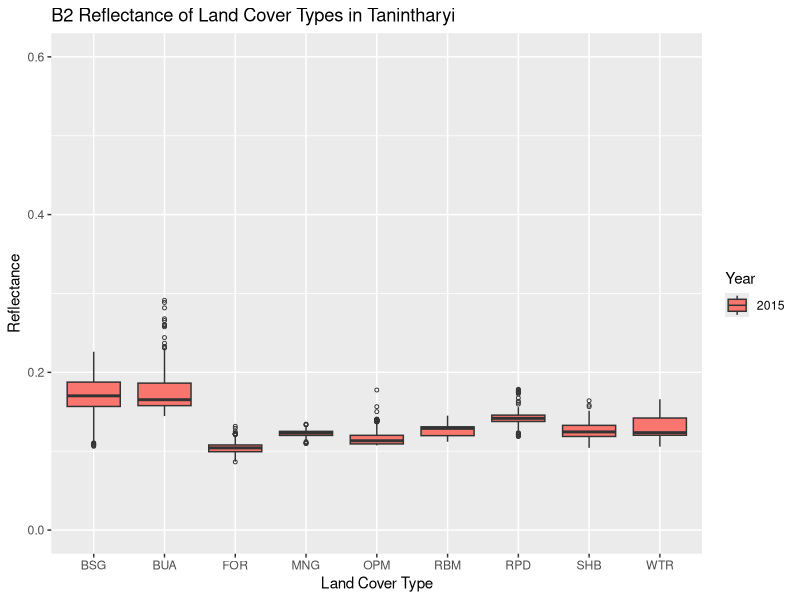
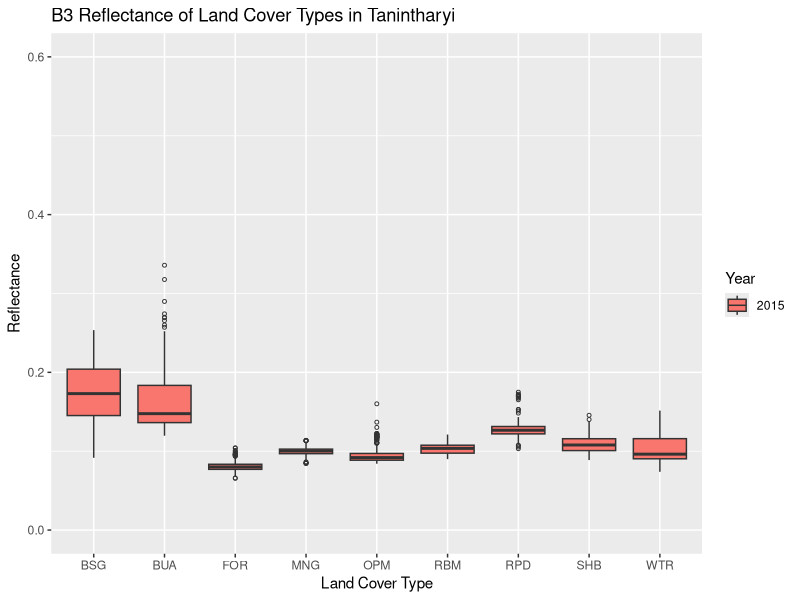
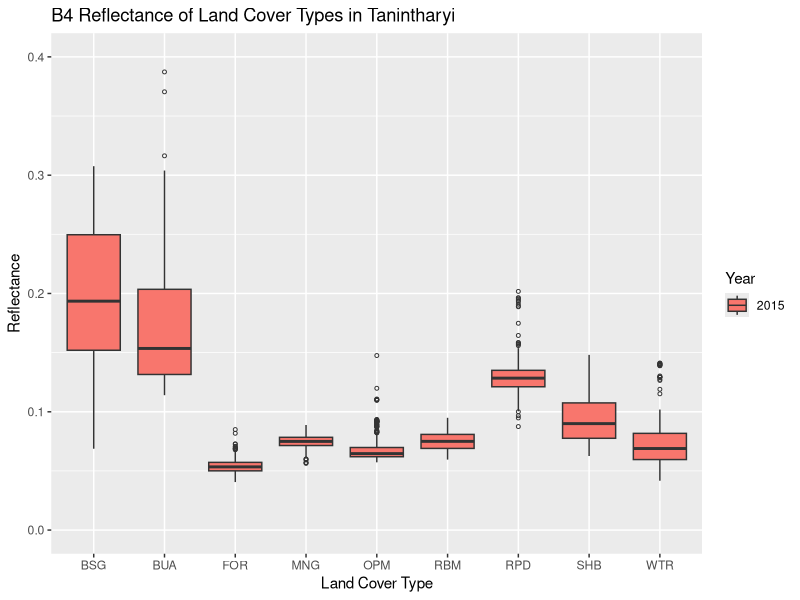
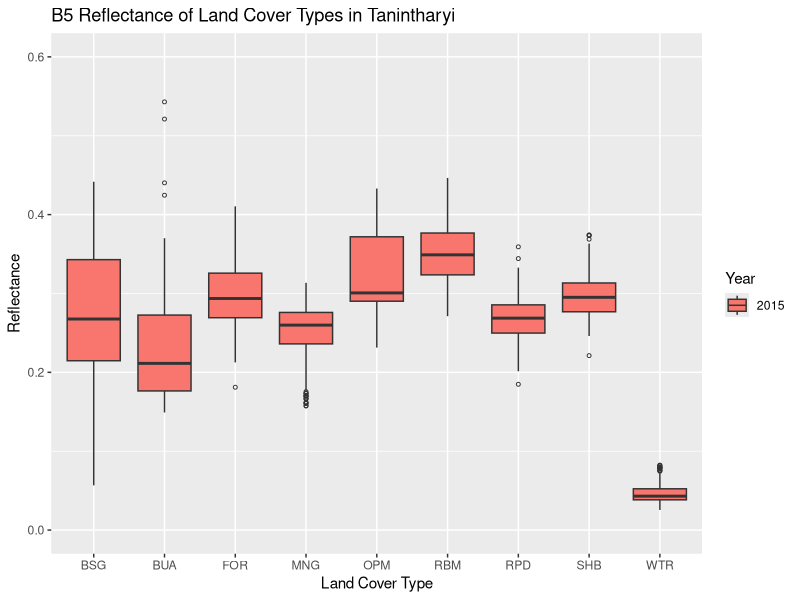
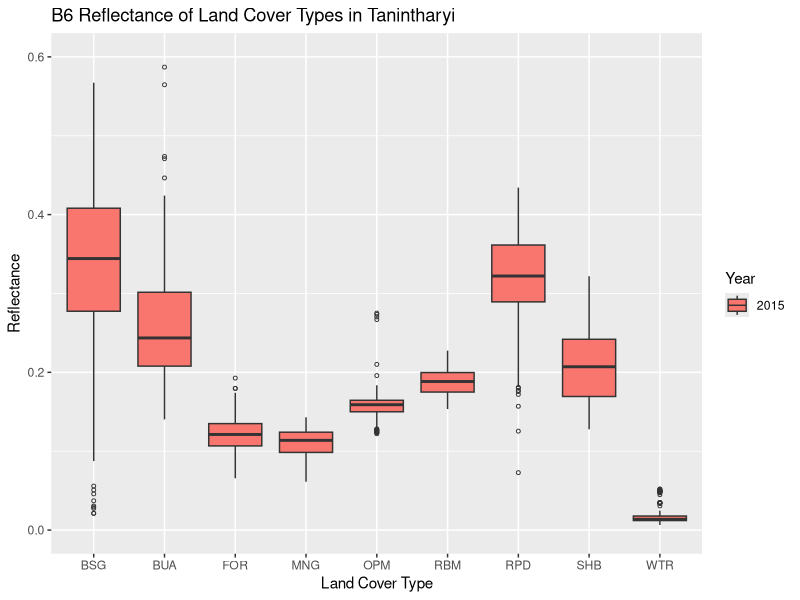
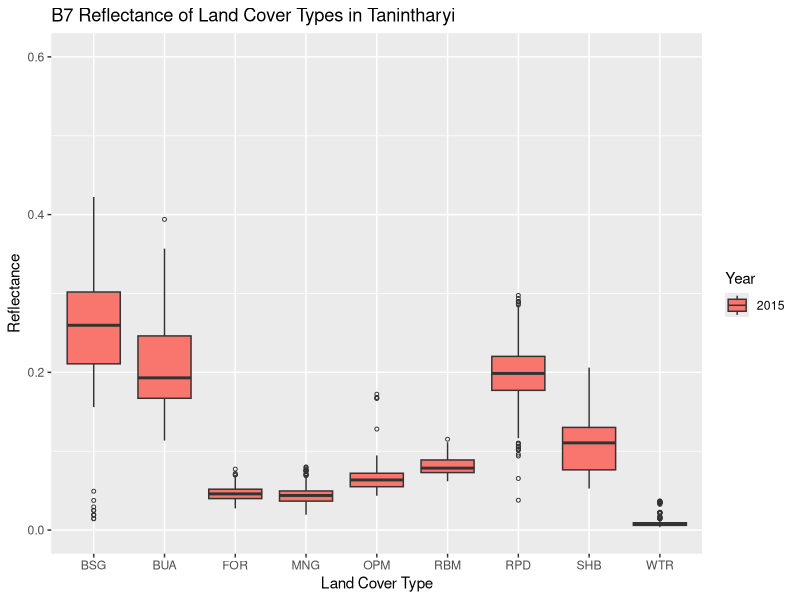
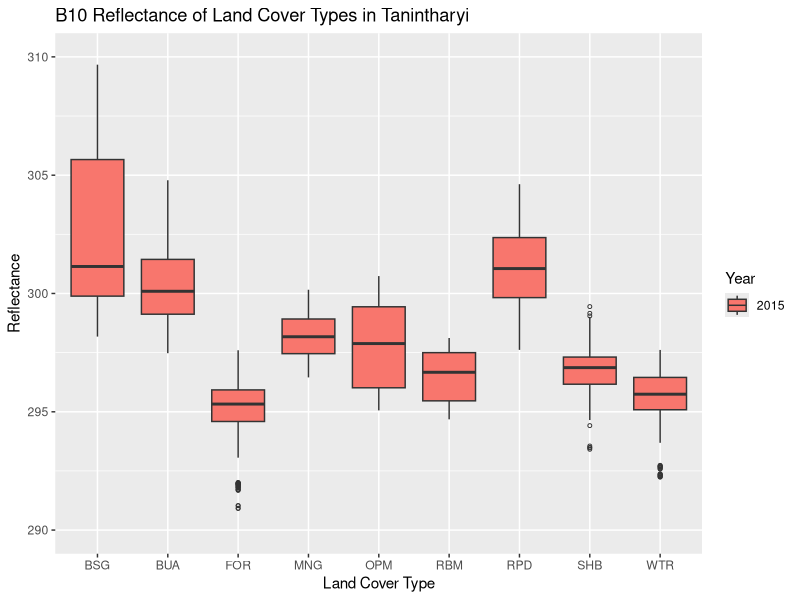
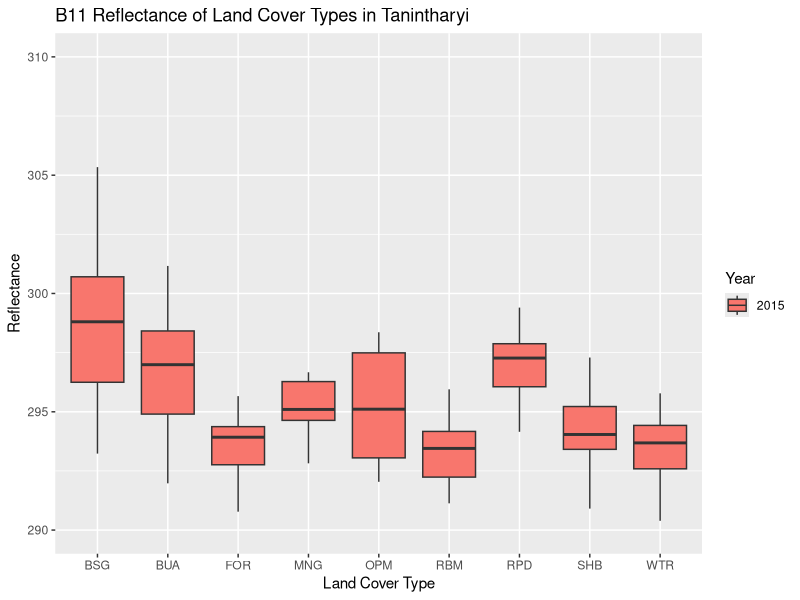

Recreate these plots in R, in order.
# This R script generates box-whisker plots using ggplot2 package to visualise the
# distribution of values for each predictor variable across 9 land cover types 
# derived from combined Landsat and L-band SAR data covering Tanintharyi, Myanmar.
#
# Land cover types include: forest (FOR); mangrove (MNG); oil palm mature (OPM);
# rubber mature (RBM); shrub/orchard (SHB); rice paddy (RPD); built-up area (BUA);
# bare soil/ground (BSG); and water (WTR).
#
# Script By:      Jose Don T De Alban
# Date Created:   17 Feb 2017
# Last Modified:  22 Feb 2017

# LOAD LIBRARIES AND DATA

# Set working directory
setwd("/Users/dondealban/Desktop/Scripts/")

# Load the required R libraries
library(ggplot2)

# Read data, define variables, and store data in variables
data <- read.csv(file="SetD_2015_LP_1D_30m_RF_9CL_ForR.csv", header=TRUE, sep=",")

# GENERATE PLOTS
# Generate boxplots of land cover types for each predictor variable

# B2
optB2 <- ggplot() + geom_boxplot(aes(y = B2, x = LC_TYPE, fill=factor(YEAR)), data=data, outlier.shape = 1, outlier.size = 1)
optB2 <- optB2 + labs(title="B2 Reflectance of Land Cover Types in Tanintharyi", x="Land Cover Type", y="Reflectance", fill="Year")
optB2 <- optB2 + ylim(0,0.6)

# B3
optB3 <- ggplot() + geom_boxplot(aes(y = B3, x = LC_TYPE, fill=factor(YEAR)), data=data, outlier.shape = 1, outlier.size = 1)
optB3 <- optB3 + labs(title="B3 Reflectance of Land Cover Types in Tanintharyi", x="Land Cover Type", y="Reflectance", fill="Year")
optB3 <- optB3 + ylim(0,0.6)

# B4
optB4 <- ggplot() + geom_boxplot(aes(y = B4, x = LC_TYPE, fill=factor(YEAR)), data=data, outlier.shape = 1, outlier.size = 1)
optB4 <- optB4 + labs(title="B4 Reflectance of Land Cover Types in Tanintharyi", x="Land Cover Type", y="Reflectance", fill="Year")
optB4 <- optB4 + ylim(0,0.4)

# B5
optB5 <- ggplot() + geom_boxplot(aes(y = B5, x = LC_TYPE, fill=factor(YEAR)), data=data, outlier.shape = 1, outlier.size = 1)
optB5 <- optB5 + labs(title="B5 Reflectance of Land Cover Types in Tanintharyi", x="Land Cover Type", y="Reflectance", fill="Year")
optB5 <- optB5 + ylim(0,0.6)

# B6
optB6 <- ggplot() + geom_boxplot(aes(y = B6, x = LC_TYPE, fill=factor(YEAR)), data=data, outlier.shape = 1, outlier.size = 1)
optB6 <- optB6 + labs(title="B6 Reflectance of Land Cover Types in Tanintharyi", x="Land Cover Type", y="Reflectance", fill="Year")
optB6 <- optB6 + ylim(0,0.6)

# B7
optB7 <- ggplot() + geom_boxplot(aes(y = B7, x = LC_TYPE, fill=factor(YEAR)), data=data, outlier.shape = 1, outlier.size = 1)
optB7 <- optB7 + labs(title="B7 Reflectance of Land Cover Types in Tanintharyi", x="Land Cover Type", y="Reflectance", fill="Year")
optB7 <- optB7 + ylim(0,0.6)

# B10
optB10 <- ggplot() + geom_boxplot(aes(y = B10, x = LC_TYPE, fill=factor(YEAR)), data=data, outlier.shape = 1, outlier.size = 1)
optB10 <- optB10 + labs(title="B10 Reflectance of Land Cover Types in Tanintharyi", x="Land Cover Type", y="Reflectance", fill="Year")
optB10 <- optB10 + ylim(290,310)

# B11
optB11 <- ggplot() + geom_boxplot(aes(y = B11, x = LC_TYPE, fill=factor(YEAR)), data=data, outlier.shape = 1, outlier.size = 1)
optB11 <- optB11 + labs(title="B11 Reflectance of Land Cover Types in Tanintharyi", x="Land Cover Type", y="Reflectance", fill="Year")
optB11 <- optB11 + ylim(290,310)

# EVI
optEVI <- ggplot() + geom_boxplot(aes(y = EVI, x = LC_TYPE, fill=factor(YEAR)), data=data, outlier.shape = 1, outlier.size = 1)
optEVI <- optEVI + labs(title="Enhanced Vegetation Index (EVI) of Land Cover Types in Tanintharyi", x="Land Cover Type", y="Value", fill="Year")
optEVI <- optEVI + ylim(-0.5,1)

# LSWI
optLSWI <- ggplot() + geom_boxplot(aes(y = LSWI, x = LC_TYPE, fill=factor(YEAR)), data=data, outlier.shape = 1, outlier.size = 1)
optLSWI <- optLSWI + labs(title="Land Surface Water Index (LSWI) of Land Cover Types in Tanintharyi", x="Land Cover Type", y="Value", fill="Year")
optLSWI <- optLSWI + ylim(-0.5,1)

# NDTI
optNDTI <- ggplot() + geom_boxplot(aes(y = NDTI, x = LC_TYPE, fill=factor(YEAR)), data=data, outlier.shape = 1, outlier.size = 1)
optNDTI <- optNDTI + labs(title="Normalised Difference Till Index (NDTI) of Land Cover Types in Tanintharyi", x="Land Cover Type", y="Value", fill="Year")
optNDTI <- optNDTI + ylim(0,1)

# NDVI
optNDVI <- ggplot() + geom_boxplot(aes(y = NDVI, x = LC_TYPE, fill=factor(YEAR)), data=data, outlier.shape = 1, outlier.size = 1)
optNDVI <- optNDVI + labs(title="Normalised Difference Vegetation Index (NDVI) of Land Cover Types in Tanintharyi", x="Land Cover Type", y="Value", fill="Year")
optNDVI <- optNDVI + ylim(-0.5,1)

# SATVI
optSATVI <- ggplot() + geom_boxplot(aes(y = SATVI, x = LC_TYPE, fill=factor(YEAR)), data=data, outlier.shape = 1, outlier.size = 1)
optSATVI <- optSATVI + labs(title="Soil-Adjusted Total Vegetation Index (SATVI) of Land Cover Types in Tanintharyi", x="Land Cover Type", y="Value", fill="Year")
optSATVI <- optSATVI + ylim(-0.5,1)

# HH
sarHH <- ggplot() + geom_boxplot(aes(y = HH, x = LC_TYPE, fill=factor(YEAR)), data=data, outlier.shape = 1, outlier.size = 1)
sarHH <- sarHH + labs(title="HH Sigma0 Backscatter of Land Cover Types in Tanintharyi", x="Land Cover Type", y="Value (dB)", fill="Year")
sarHH <- sarHH + ylim(-32,11)

# HH ASM
sarHH_ASM <- ggplot() + geom_boxplot(aes(y = HH_ASM, x = LC_TYPE, fill=factor(YEAR)), data=data, outlier.shape = 1, outlier.size = 1)
sarHH_ASM <- sarHH_ASM + labs(title="HH Angular Second Moment Texture Backscatter of Land Cover Types in Tanintharyi", x="Land Cover Type", y="Value", fill="Year")
sarHH_ASM <- sarHH_ASM + ylim(0.1,0.15)

# HH CON
sarHH_CON <- ggplot() + geom_boxplot(aes(y = HH_CON, x = LC_TYPE, fill=factor(YEAR)), data=data, outlier.shape = 1, outlier.size = 1)
sarHH_CON <- sarHH_CON + labs(title="HH Contrast Texture of Land Cover Types in Tanintharyi", x="Land Cover Type", y="Value", fill="Year")
sarHH_CON <- sarHH_CON + ylim(0,80000000)

# HH COR
sarHH_COR <- ggplot() + geom_boxplot(aes(y = HH_COR, x = LC_TYPE, fill=factor(YEAR)), data=data, outlier.shape = 1, outlier.size = 1)
sarHH_COR <- sarHH_COR + labs(title="HH Correlation Texture of Land Cover Types in Tanintharyi", x="Land Cover Type", y="Value", fill="Year")
sarHH_COR <- sarHH_COR + ylim(-0.5,0.5)

# HH DIS
sarHH_DIS <- ggplot() + geom_boxplot(aes(y = HH_DIS, x = LC_TYPE, fill=factor(YEAR)), data=data, outlier.shape = 1, outlier.size = 1)
sarHH_DIS <- sarHH_DIS + labs(title="HH Dissimilarity Texture of Land Cover Types in Tanintharyi", x="Land Cover Type", y="Value", fill="Year")
sarHH_DIS <- sarHH_DIS + ylim(0,7000)

# HH ENT
sarHH_ENT <- ggplot() + geom_boxplot(aes(y = HH_ENT, x = LC_TYPE, fill=factor(YEAR)), data=data, outlier.shape = 1, outlier.size = 1)
sarHH_ENT <- sarHH_ENT + labs(title="HH Entropy Texture of Land Cover Types in Tanintharyi", x="Land Cover Type", y="Value", fill="Year")
sarHH_ENT <- sarHH_ENT + ylim(2.1,2.4)

# HH IDM
sarHH_IDM <- ggplot() + geom_boxplot(aes(y = HH_IDM, x = LC_TYPE, fill=factor(YEAR)), data=data, outlier.shape = 1, outlier.size = 1)
sarHH_IDM <- sarHH_IDM + labs(title="HH Homogeneity Texture of Land Cover Types in Tanintharyi", x="Land Cover Type", y="Value", fill="Year")
sarHH_IDM <- sarHH_IDM + ylim(0,0.07)

# HH SAVG
sarHH_SAVG <- ggplot() + geom_boxplot(aes(y = HH_SAVG, x = LC_TYPE, fill=factor(YEAR)), data=data, outlier.shape = 1, outlier.size = 1)
sarHH_SAVG <- sarHH_SAVG + labs(title="HH Mean Texture of Land Cover Types in Tanintharyi", x="Land Cover Type", y="Value", fill="Year")
sarHH_SAVG <- sarHH_SAVG + ylim(-60000,20000)

# HH VAR
sarHH_VAR <- ggplot() + geom_boxplot(aes(y = HH_VAR, x = LC_TYPE, fill=factor(YEAR)), data=data, outlier.shape = 1, outlier.size = 1)
sarHH_VAR <- sarHH_VAR + labs(title="HH Variance Texture of Land Cover Types in Tanintharyi", x="Land Cover Type", y="Value", fill="Year")
sarHH_VAR <- sarHH_VAR + ylim(0,50000000)

# HV
sarHV <- ggplot() + geom_boxplot(aes(y = HV, x = LC_TYPE, fill=factor(YEAR)), data=data, outlier.shape = 1, outlier.size = 1)
sarHV <- sarHV + labs(title="HV Sigma0 Backscatter of Land Cover Types in Tanintharyi", x="Land Cover Type", y="Value (dB)", fill="Year")
sarHV <- sarHV + ylim(-40,0)

# HV ASM
sarHV_ASM <- ggplot() + geom_boxplot(aes(y = HV_ASM, x = LC_TYPE, fill=factor(YEAR)), data=data, outlier.shape = 1, outlier.size = 1)
sarHV_ASM <- sarHV_ASM + labs(title="HV Angular Second Moment Texture Backscatter of Land Cover Types in Tanintharyi", x="Land Cover Type", y="Value", fill="Year")
sarHV_ASM <- sarHV_ASM + ylim(0.1,0.15)

# HV CON
sarHV_CON <- ggplot() + geom_boxplot(aes(y = HV_CON, x = LC_TYPE, fill=factor(YEAR)), data=data, outlier.shape = 1, outlier.size = 1)
sarHV_CON <- sarHV_CON + labs(title="HV Contrast Texture of Land Cover Types in Tanintharyi", x="Land Cover Type", y="Value", fill="Year")
sarHV_CON <- sarHV_CON + ylim(0,80000000)

# HV COR
sarHV_COR <- ggplot() + geom_boxplot(aes(y = HV_COR, x = LC_TYPE, fill=factor(YEAR)), data=data, outlier.shape = 1, outlier.size = 1)
sarHV_COR <- sarHV_COR + labs(title="HV Correlation Texture of Land Cover Types in Tanintharyi", x="Land Cover Type", y="Value", fill="Year")
sarHV_COR <- sarHV_COR + ylim(-0.5,0.5)

# HV DIS
sarHV_DIS <- ggplot() + geom_boxplot(aes(y = HV_DIS, x = LC_TYPE, fill=factor(YEAR)), data=data, outlier.shape = 1, outlier.size = 1)
sarHV_DIS <- sarHV_DIS + labs(title="HV Dissimilarity Texture of Land Cover Types in Tanintharyi", x="Land Cover Type", y="Value", fill="Year")
sarHV_DIS <- sarHV_DIS + ylim(0,7000)

# HV ENT
sarHV_ENT <- ggplot() + geom_boxplot(aes(y = HV_ENT, x = LC_TYPE, fill=factor(YEAR)), data=data, outlier.shape = 1, outlier.size = 1)
sarHV_ENT <- sarHV_ENT + labs(title="HV Entropy Texture of Land Cover Types in Tanintharyi", x="Land Cover Type", y="Value", fill="Year")
sarHV_ENT <- sarHV_ENT + ylim(2.1,2.4)

# HV IDM
sarHV_IDM <- ggplot() + geom_boxplot(aes(y = HV_IDM, x = LC_TYPE, fill=factor(YEAR)), data=data, outlier.shape = 1, outlier.size = 1)
sarHV_IDM <- sarHV_IDM + labs(title="HV Homogeneity Texture of Land Cover Types in Tanintharyi", x="Land Cover Type", y="Value", fill="Year")
sarHV_IDM <- sarHV_IDM + ylim(0,0.07)

# HV SAVG
sarHV_SAVG <- ggplot() + geom_boxplot(aes(y = HV_SAVG, x = LC_TYPE, fill=factor(YEAR)), data=data, outlier.shape = 1, outlier.size = 1)
sarHV_SAVG <- sarHV_SAVG + labs(title="HV Mean Texture of Land Cover Types in Tanintharyi", x="Land Cover Type", y="Value", fill="Year")
sarHV_SAVG <- sarHV_SAVG + ylim(-60000,20000)

# HV VAR
sarHV_VAR <- ggplot() + geom_boxplot(aes(y = HV_VAR, x = LC_TYPE, fill=factor(YEAR)), data=data, outlier.shape = 1, outlier.size = 1)
sarHV_VAR <- sarHV_VAR + labs(title="HV Variance Texture of Land Cover Types in Tanintharyi", x="Land Cover Type", y="Value", fill="Year")
sarHV_VAR <- sarHV_VAR + ylim(10000,20000000)

# AVERAGE
sarAVE <- ggplot() + geom_boxplot(aes(y = AVE, x = LC_TYPE, fill=factor(YEAR)), data=data, outlier.shape = 1, outlier.size = 1)
sarAVE <- sarAVE + labs(title="Average HH & HV Backscatter of Land Cover Types in Tanintharyi", x="Land Cover Type", y="Value", fill="Year")
sarAVE <- sarAVE + ylim(0,40000)

# DIFFERENCE
sarDIF <- ggplot() + geom_boxplot(aes(y = DIF, x = LC_TYPE, fill=factor(YEAR)), data=data, outlier.shape = 1, outlier.size = 1)
sarDIF <- sarDIF + labs(title="HH - HV Backscatter of Land Cover Types in Tanintharyi", x="Land Cover Type", y="Value", fill="Year")
sarDIf <- sarDIF + ylim(-2000,30000)

# NDI
sarNDI <- ggplot() + geom_boxplot(aes(y = NDI, x = LC_TYPE, fill=factor(YEAR)), data=data, outlier.shape = 1, outlier.size = 1)
sarNDI <- sarNDI + labs(title="NDI Backscatter of Land Cover Types in Tanintharyi", x="Land Cover Type", y="Value", fill="Year")
sarNDI <- sarNDI + ylim(-0.2,1)

# NLI
sarNLI <- ggplot() + geom_boxplot(aes(y = NLI, x = LC_TYPE, fill=factor(YEAR)), data=data, outlier.shape = 1, outlier.size = 1)
sarNLI <- sarNLI + labs(title="NLI Backscatter of Land Cover Types in Tanintharyi", x="Land Cover Type", y="Value", fill="Year")
sarNLI <- sarNLI + ylim(100,10000)

# RATIO 1
sarRT1 <- ggplot() + geom_boxplot(aes(y = RT1, x = LC_TYPE, fill=factor(YEAR)), data=data, outlier.shape = 1, outlier.size = 1)
sarRT1 <- sarRT1 + labs(title="HH/HV Ratio of Land Cover Types in Tanintharyi", x="Land Cover Type", y="Value", fill="Year")
sarRT1 <- sarRT1 + ylim(0,20)

# RATIO 2
sarRT2 <- ggplot() + geom_boxplot(aes(y = RT2, x = LC_TYPE, fill=factor(YEAR)), data=data, outlier.shape = 1, outlier.size = 1)
sarRT2 <- sarRT2 + labs(title="HV/HH Ratio of Land Cover Types in Tanintharyi", x="Land Cover Type", y="Value", fill="Year")
sarRT2 <- sarRT2 + ylim(0,1.5)


# OUTPUT PLOTS
# Output boxplots to a PNG file

ggsave(optB2, file="Boxplot-B2.png", width=19.89, height=15, units="cm", dpi=300)
ggsave(optB3, file="Boxplot-B3.png", width=19.89, height=15, units="cm", dpi=300)
ggsave(optB4, file="Boxplot-B4.png", width=19.89, height=15, units="cm", dpi=300)
ggsave(optB5, file="Boxplot-B5.png", width=19.89, height=15, units="cm", dpi=300)
ggsave(optB6, file="Boxplot-B6.png", width=19.89, height=15, units="cm", dpi=300)
ggsave(optB7, file="Boxplot-B7.png", width=19.89, height=15, units="cm", dpi=300)
ggsave(optB10, file="Boxplot-B10.png", width=19.89, height=15, units="cm", dpi=300)
ggsave(optB11, file="Boxplot-B11.png", width=19.89, height=15, units="cm", dpi=300)

ggsave(optEVI, file="Boxplot-EVI.png", width=19.89, height=15, units="cm", dpi=300)
ggsave(optLSWI, file="Boxplot-LSWI.png", width=19.89, height=15, units="cm", dpi=300)
ggsave(optNDTI, file="Boxplot-NDTI.png", width=19.89, height=15, units="cm", dpi=300)
ggsave(optNDVI, file="Boxplot-NDVI.png", width=19.89, height=15, units="cm", dpi=300)
ggsave(optSATVI, file="Boxplot-SATVI.png", width=19.89, height=15, units="cm", dpi=300)

ggsave(sarHH, file="Boxplot-HH.png", width=19.89, height=15, units="cm", dpi=300)
ggsave(sarHH_ASM, file="Boxplot-HH-ASM.png", width=19.89, height=15, units="cm", dpi=300)
ggsave(sarHH_CON, file="Boxplot-HH-CON.png", width=19.89, height=15, units="cm", dpi=300)
ggsave(sarHH_COR, file="Boxplot-HH-COR.png", width=19.89, height=15, units="cm", dpi=300)
ggsave(sarHH_DIS, file="Boxplot-HH-DIS.png", width=19.89, height=15, units="cm", dpi=300)
ggsave(sarHH_ENT, file="Boxplot-HH-ENT.png", width=19.89, height=15, units="cm", dpi=300)
ggsave(sarHH_IDM, file="Boxplot-HH-IDM.png", width=19.89, height=15, units="cm", dpi=300)
ggsave(sarHH_SAVG, file="Boxplot-HH-SAVG.png", width=19.89, height=15, units="cm", dpi=300)
ggsave(sarHH_VAR, file="Boxplot-HH-VAR.png", width=19.89, height=15, units="cm", dpi=300)

ggsave(sarHV, file="Boxplot-HV.png", width=19.89, height=15, units="cm", dpi=300)
ggsave(sarHV_ASM, file="Boxplot-HV-ASM.png", width=19.89, height=15, units="cm", dpi=300)
ggsave(sarHV_CON, file="Boxplot-HV-CON.png", width=19.89, height=15, units="cm", dpi=300)
ggsave(sarHV_COR, file="Boxplot-HV-COR.png", width=19.89, height=15, units="cm", dpi=300)
ggsave(sarHV_DIS, file="Boxplot-HV-DIS.png", width=19.89, height=15, units="cm", dpi=300)
ggsave(sarHV_ENT, file="Boxplot-HV-ENT.png", width=19.89, height=15, units="cm", dpi=300)
ggsave(sarHV_IDM, file="Boxplot-HV-IDM.png", width=19.89, height=15, units="cm", dpi=300)
ggsave(sarHV_SAVG, file="Boxplot-HV-SAVG.png", width=19.89, height=15, units="cm", dpi=300)
ggsave(sarHV_VAR, file="Boxplot-HV-VAR.png", width=19.89, height=15, units="cm", dpi=300)

ggsave(sarAVE, file="Boxplot-AVE.png", width=19.89, height=15, units="cm", dpi=300)
ggsave(sarDIF, file="Boxplot-DIF.png", width=19.89, height=15, units="cm", dpi=300)
ggsave(sarNDI, file="Boxplot-NDI.png", width=19.89, height=15, units="cm", dpi=300)
ggsave(sarNLI, file="Boxplot-NLI.png", width=19.89, height=15, units="cm", dpi=300)
ggsave(sarRT1, file="Boxplot-RT1.png", width=19.89, height=15, units="cm", dpi=300)
ggsave(sarRT2, file="Boxplot-RT2.png", width=19.89, height=15, units="cm", dpi=300)